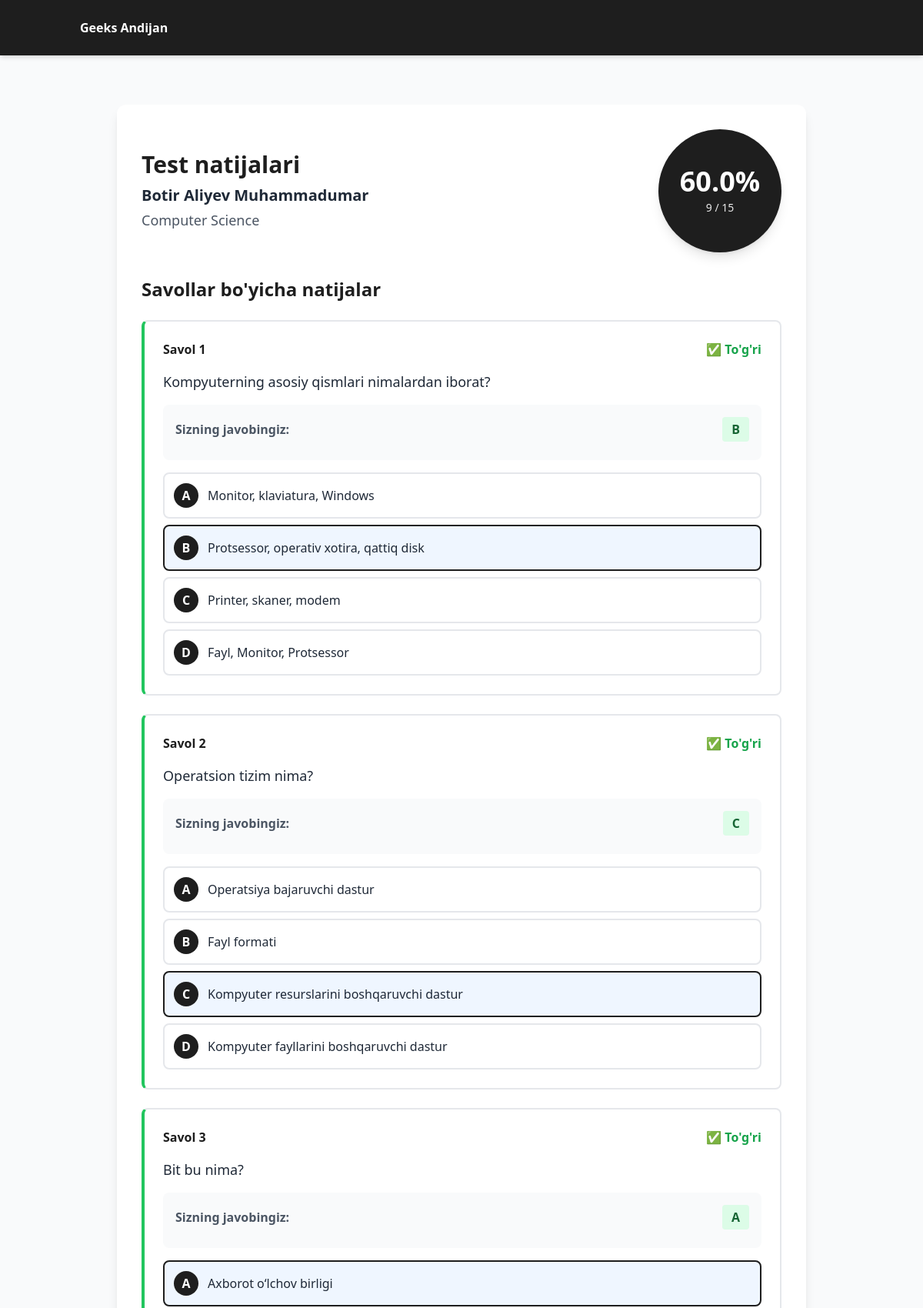
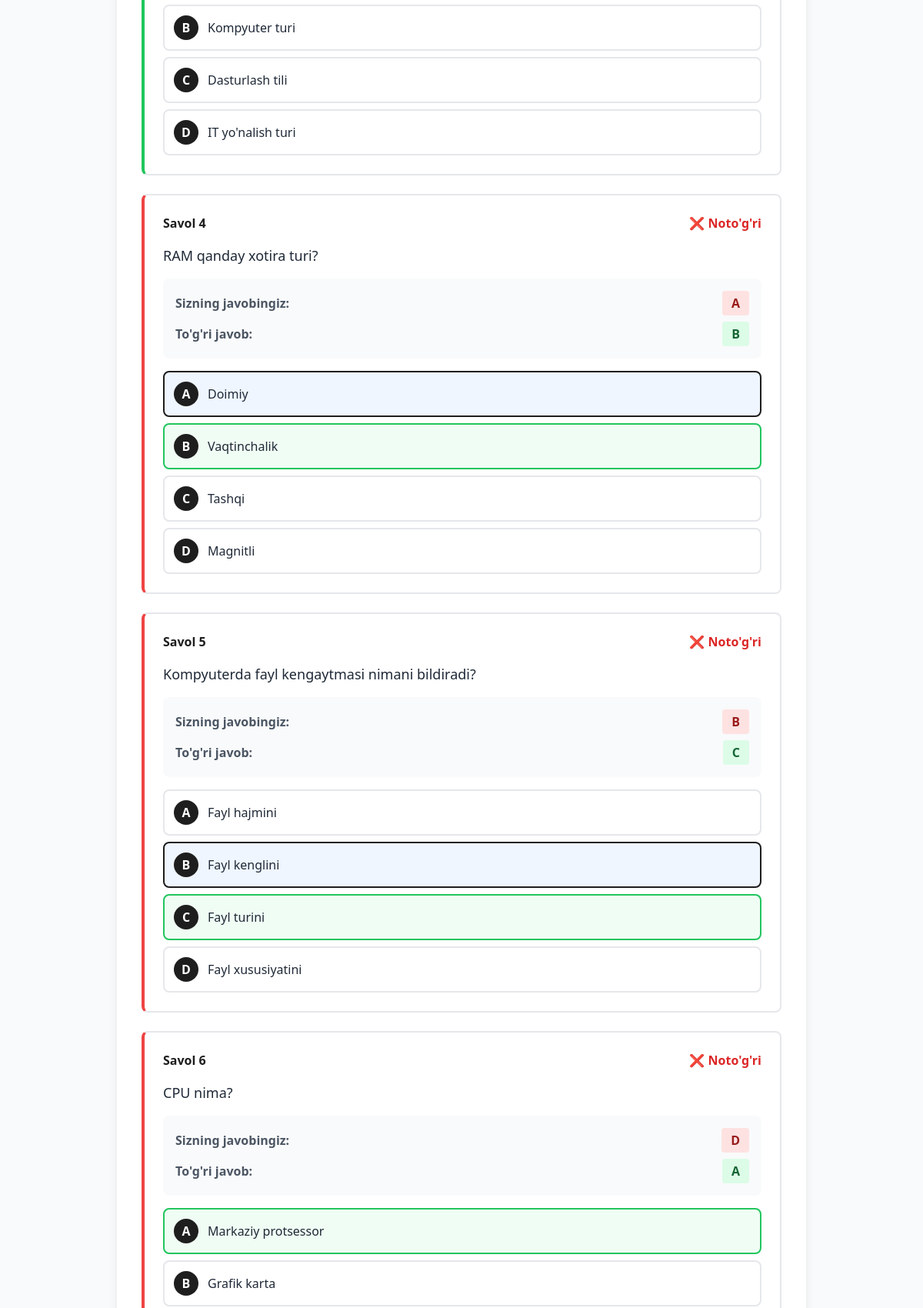
Page /result/12/ (upper part) on the committed database (2 pictures, top to bottom).
### quiz/models.py (models this page shows, shortened)
class Lead(models.Model):
    full_name = models.CharField(max_length=100)
    phone_number = models.CharField(max_length=20)
    age = models.IntegerField()
    created_at = models.DateTimeField(auto_now_add=True)
    class Meta:
        ordering = ['-created_at']

class Category(models.Model):
    name = models.CharField(max_length=100)
    icon = models.CharField(max_length=100, blank=True, null=True)
    description = models.TextField(blank=True, null=True)
    class Meta:
        verbose_name_plural = "Categories"
        ordering = ['name']

class QuizResult(models.Model):
    lead = models.ForeignKey(Lead, on_delete=models.CASCADE)
    category = models.ForeignKey(Category, on_delete=models.CASCADE)
    score = models.FloatField()
    correct_answers = models.IntegerField()
    total_questions = models.IntegerField()
    result_data = models.JSONField(default=dict)
    date_taken = models.DateTimeField(auto_now_add=True)
    class Meta:
        ordering = ['-date_taken']

### quiz/views.py (the view)
# urls.py: path('result/<int:result_id>/', views.result_view, name='result'),
def result_view(request, result_id):
    quiz_result = get_object_or_404(QuizResult, id=result_id)
    questions_data = quiz_result.result_data.get('questions', [])
    context = {
        'quiz_result': quiz_result,
        'lead': quiz_result.lead,
        'category': quiz_result.category,
        'questions_data': questions_data,
    }
    return render(request, 'quiz/result.html', context)

### quiz/templates/quiz/result.html (shortened to what this page needs)
{% extends 'quiz/base.html' %}
{% block content %}
<div class="flex justify-center items-center min-h-[60vh] py-8">
    <div class="bg-white rounded-xl shadow-lg p-8 max-w-4xl w-full">
        <div class="result-header flex flex-col md:flex-row justify-between items-center mb-8 gap-6">
            <div class="result-info text-center md:text-left">
                <h2 class="text-3xl font-bold text-primary mb-2">Test natijalari</h2>
                <p class="text-xl text-gray-800 font-semibold mt-2">{{ lead.full_name }}</p>
                <p class="text-lg text-gray-600 mt-1">{{ category.name }}</p>
            </div>
            <div class="score-display">
                <div class="w-40 h-40 bg-primary text-white rounded-full flex flex-col items-center justify-center shadow-lg">
                    <div class="text-4xl font-bold">{{ quiz_result.score }}%</div>
                    <div class="text-sm opacity-90 mt-1">{{ quiz_result.correct_answers }} / {{ quiz_result.total_questions }}</div>
                </div>
            </div>
        </div>
        <div class="questions-review mt-8">
            <h3 class="text-2xl font-bold text-primary mb-6">Savollar bo'yicha natijalar</h3>
            {% for item in questions_data %}
            <div class="question-review-item bg-white rounded-lg p-6 mb-6 border-2 {% if item.is_correct %}border-l-4 border-l-green-500 border-gray-200{% else %}border-l-4 border-l-red-500 border-gray-200{% endif %}">
                <div class="question-review-header flex justify-between items-center mb-4">
                    <span class="question-review-number font-semibold text-primary">Savol {{ forloop.counter }}</span>
                    <span class="question-review-status font-semibold {% if item.is_correct %}text-green-600{% else %}text-red-600{% endif %}">
                        {% if item.is_correct %}
                            ✅ To'g'ri
                        {% else %}
                            ❌ Noto'g'ri
                        {% endif %}
                    </span>
                </div>
                <div class="question-review-text mb-4">
                    <p class="text-lg text-gray-800">{{ item.question_text }}</p>
                </div>
                <div class="question-review-answers mb-4 p-4 bg-gray-50 rounded-lg">
                    <div class="answer-item flex justify-between items-center mb-2">
                        <span class="answer-label font-semibold text-gray-600">Sizning javobingiz:</span>
                        <span class="answer-value font-bold px-3 py-1 rounded {% if item.is_correct %}bg-green-100 text-green-800{% else %}bg-red-100 text-red-800{% endif %}">
                            {{ item.user_answer|default:"Javob berilmagan" }}
                        </span>
                    </div>
                    {% if not item.is_correct %}
                    <div class="answer-item flex justify-between items-center">
                        <span class="answer-label font-semibold text-gray-600">To'g'ri javob:</span>
                        <span class="answer-value font-bold px-3 py-1 rounded bg-green-100 text-green-800">{{ item.correct_option }}</span>
                    </div>
                    {% endif %}
                </div>
                <div class="question-review-options mt-4">
                    <div class="space-y-2">
                        <div class="option-review flex items-center p-3 rounded-lg border-2 {% if item.user_answer == 'A' %}border-primary bg-blue-50{% elif item.correct_option == 'A' %}border-green-500 bg-green-50{% else %}border-gray-200 bg-white{% endif %}">
                            <span class="flex items-center justify-center w-8 h-8 bg-primary text-white rounded-full font-bold mr-3 flex-shrink-0">A</span>
                            <span class="text-gray-800">{{ item.option_a }}</span>
                        </div>
                        <div class="option-review flex items-center p-3 rounded-lg border-2 {% if item.user_answer == 'B' %}border-primary bg-blue-50{% elif item.correct_option == 'B' %}border-green-500 bg-green-50{% else %}border-gray-200 bg-white{% endif %}">
                            <span class="flex items-center justify-center w-8 h-8 bg-primary text-white rounded-full font-bold mr-3 flex-shrink-0">B</span>
                            <span class="text-gray-800">{{ item.option_b }}</span>
                        </div>
                        <div class="option-review flex items-center p-3 rounded-lg border-2 {% if item.user_answer == 'C' %}border-primary bg-blue-50{% elif item.correct_option == 'C' %}border-green-500 bg-green-50{% else %}border-gray-200 bg-white{% endif %}">
                            <span class="flex items-center justify-center w-8 h-8 bg-primary text-white rounded-full font-bold mr-3 flex-shrink-0">C</span>
                            <span class="text-gray-800">{{ item.option_c }}</span>
                        </div>
                        <div class="option-review flex items-center p-3 rounded-lg border-2 {% if item.user_answer == 'D' %}border-primary bg-blue-50{% elif item.correct_option == 'D' %}border-green-500 bg-green-50{% else %}border-gray-200 bg-white{% endif %}">
                            <span class="flex items-center justify-center w-8 h-8 bg-primary text-white rounded-full font-bold mr-3 flex-shrink-0">D</span>
                            <span class="text-gray-800">{{ item.option_d }}</span>
                        </div>
                    </div>
                </div>
            </div>
            {% endfor %}
        </div>
    </div>
</div>
{% endblock %}

### rows in the picture
Lead: full_name "Botir Aliyev Muhammadumar"
Category: name "Computer Science"
QuizResult: score "60.0", correct_answers "9", total_questions "15"

### other values in the picture
{{ item.question_text }} "Kompyuterning asosiy qismlari nimalardan iborat?" "Operatsion tizim nima?" "Bit bu nima?" "RAM qanday xotira turi?" "Kompyuterda fayl kengaytmasi nimani bildiradi?" "CPU nima?"
{{ item.user_answer|default:"Javob berilmagan" }} "B" "C" "A" "A" "B" "D"
{{ item.option_a }} "Monitor, klaviatura, Windows" "Operatsiya bajaruvchi dastur" "Axborot o‘lchov birligi" "Doimiy" "Fayl hajmini" "Markaziy protsessor"
{{ item.option_b }} "Protsessor, operativ xotira, qattiq disk" "Fayl formati" "Kompyuter turi" "Vaqtinchalik" "Fayl kenglini" "Grafik karta"
{{ item.option_c }} "Printer, skaner, modem" "Kompyuter resurslarini boshqaruvchi dastur" "Dasturlash tili" "Tashqi" "Fayl turini"
{{ item.option_d }} "Fayl, Monitor, Protsessor" "Kompyuter fayllarini boshqaruvchi dastur" "IT yo'nalish turi" "Magnitli" "Fayl xususiyatini"
{{ item.correct_option }} "B" "C" "A"
